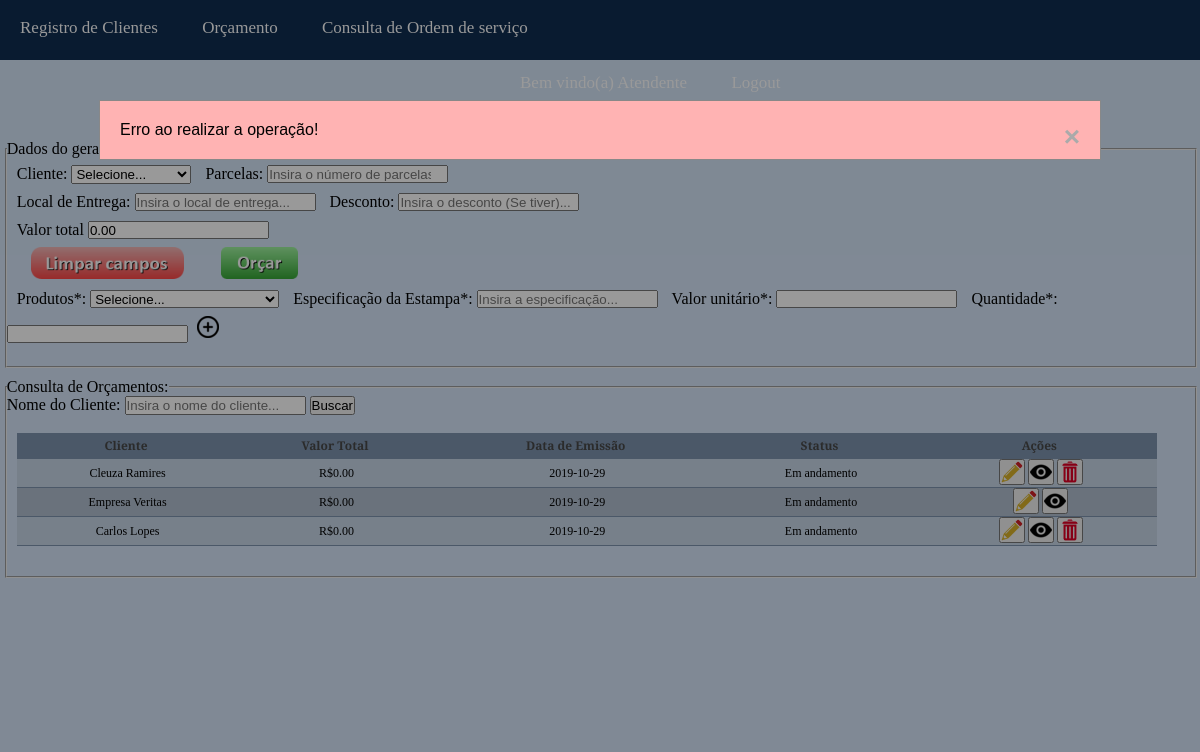
/php/orcamentoForm.php?retorno=0 (signed in), run on the app's committed database.
### tables this page shows
CREATE TABLE `orcamentos` (
  `codigo` int(10) UNSIGNED ZEROFILL NOT NULL COMMENT 'Determina os códigos dos orçamentos.',
  `parcelas` tinyint(2) UNSIGNED NOT NULL COMMENT 'Informa quantas parcelas o orçamento vai ser feito.\nEx.: 1 - Uma parcela, 4 - Quatro parcelas...',
  `local_entrega` varchar(45) NOT NULL COMMENT 'Informa o local de entrega do produto final.',
  `desconto` decimal(6,2) UNSIGNED DEFAULT NULL COMMENT 'Informa o desconto aplicado no orçamento.',
  `data_emissao` date NOT NULL COMMENT 'Informa a data de emissão do orçamento.',
  `clientes_id` int(10) UNSIGNED ZEROFILL NOT NULL COMMENT 'Informa o id do cliente da tabela Clientes.',
  `usuarios_codigo` int(10) UNSIGNED ZEROFILL NOT NULL COMMENT 'Informa o código do usuário da tabela Usuarios.',
  `status` tinyint(1) DEFAULT NULL COMMENT 'Informa o status da orçamento.\nEx.: 1-Em andamento, 2-Finalizada...\n',
  `valor_total` decimal(6,2) UNSIGNED NOT NULL COMMENT 'Armazena o preço total do orçamento.'
);

CREATE TABLE `clientes` (
  `id` int(10) UNSIGNED ZEROFILL NOT NULL COMMENT 'Determina o código do cliente.',
  `nome` varchar(45) NOT NULL COMMENT 'Informa o nome do cliente.',
  `tel1` bigint(11) UNSIGNED NOT NULL COMMENT 'Informa um dos telefones do cliente.',
  `tel2` bigint(11) UNSIGNED DEFAULT NULL COMMENT 'Informa um dos telefones do cliente.',
  `email` varchar(80) DEFAULT NULL COMMENT 'Informa o email do respectivo cliente.',
  `rua` varchar(25) NOT NULL COMMENT 'Informa a rua da residência do cliente.',
  `bairro` varchar(30) NOT NULL COMMENT 'Informa o bairro da residência do cliente.',
  `cidade` varchar(45) NOT NULL COMMENT 'Informa a cidade da residência do cliente.',
  `numero` int(5) UNSIGNED NOT NULL COMMENT 'Informa o número da residência do cliente.',
  `cpf` bigint(11) UNSIGNED ZEROFILL DEFAULT NULL COMMENT 'Informa o CPF do cliente.\n',
  `cnpj` bigint(15) UNSIGNED ZEROFILL DEFAULT NULL COMMENT 'Informa o CNPJ do cliente, caso ele seja empresarial.',
  `estado` char(2) NOT NULL COMMENT 'Informa qual o estado da residência do cliente.\nEx.: SC, SP...',
  `cep` int(8) UNSIGNED NOT NULL COMMENT 'Informa o CEP da residência do cliente.',
  `inscricao_estadual` bigint(15) UNSIGNED DEFAULT NULL COMMENT 'Informa a inscrição estadual da residência do cliente, caso for empresarial.'
);

### php/orcamentoForm.php (the view, shortened to what this page needs)
<?php
if(isset($_SESSION['nivelLogado'])==true && $_SESSION['nivelLogado']==3 || $_SESSION['nivelLogado']==1){
require_once("conexaoBanco.php");
?>
<?php
function mostraProdutos($conexao){
    $comandoMostrarProdutos = "SELECT * FROM produtos";
    $resultadoMostrarProdutos=mysqli_query($conexao, $comandoMostrarProdutos);
    $produtos=array();
    while($cadaProduto = mysqli_fetch_assoc($resultadoMostrarProdutos)) {
       array_push($produtos, $cadaProduto);
    }
    $options="<option value='0'>Selecione...</option>";
    foreach ($produtos as $cadaProduto) {
        $options.="<option value='".$cadaProduto['codigo']."'>".$cadaProduto['nome']."</option>";
    }
    return $options;
}
 ?>
<input id="todosOsProdutos" type="hidden" value="<?=mostraProdutos($conexao);?>">
<!DOCTYPE html>
<html lang="pt-br">
<head>
  <link rel="stylesheet" href="../css/orcamento.css">
</head>
<body>
  <?php
  if ($_SESSION['nivelLogado']==1){
  include("menuAtendente.php");
  }else if ($_SESSION['nivelLogado']==3){
  include("menuAdm.php");
  }
  ?>
<section id="registroOrcamento">
  <h1>Registro de Orçamentos</h1>
</section>
<main id="conteudoPrincipal">
  <div class="divs" id="divCadastro">
    <fieldset id="fieldCadastro">
      <legend >Dados do gerais:</legend>
      <form action="orcamento.php" method="POST" id="formCadastro" onsubmit="return validaCampos()">
        <label class="campos" for="clientes">Cliente:</label>
          <select id="clientes" name="clientes">
            <option value="0">Selecione...</option>
          </select>
        <label class="campos" for="parcelas">Parcelas:</label>
        <input class="camposForm" type="number" name="parcelas" id="parcelas" min="0" placeholder="Insira o número de parcelas...">
        <br>
        <label class="campos" for="localEntrega">Local de Entrega:</label>
        <input class="camposForm" type="text" name="localEntrega" id="localEntrega" placeholder="Insira o local de entrega...">
        <label class="campos" for="desconto">Desconto:</label>
        <input class="camposForm" type="text" name="desconto" id="desconto" placeholder="Insira o desconto (Se tiver)...">
        <br>
        <label class="campos" for="valorTotal">Valor total</label>
        <input class="camposForm" type="text" id="valorTotal" step="any" value="0.00" name="valorTotal" readonly="readonly" required><br>
        <button type="reset" class="botoes">
          <img class="botoesImg" src="../imgs/buttonLimpar.png" alt="Botão para limpar os campos">
        </button>
        <button type="submit" class="botoes">
          <img class="botoesImg" src="../imgs/buttonOrcar.png" alt="Botão para gerar um orçamento">
        </button>
      <div id="div0">
          <label class="campos">Produtos*:</label>
          <select class="camposForm" name="produtos[]" onchange="retornaValorUnitarioProduto(0)" id="produtos0" required>
              <?=mostraProdutos($conexao);?>
          </select>
          <label class="campos">Especificação da Estampa*:</label>
          <input class="camposForm" type="text" name="especifica[]" placeholder="Insira a especificação..." required>
          <label class="campos">Valor unitário*:</label>
          <input class="camposForm" type="text" id="vlUnitario0" name="valoresUnitarios[]" required readonly="readonly">
          <label class="campos">Quantidade*:</label>
          <input class="camposForm" type="number" name="qtdeProduto[]" min="1" onblur="atualizaValorTotal(this.value,0)" id="qtde0" required>
          <button type="button" onclick="adicionaProduto()" class="botoes"><img src="../imgs/plus.png" alt="Botão de mais"></button>
      </div>
      </form>
    </fieldset>
    <fieldset id="fieldConsulta">
      <legend >Consulta de Orçamentos:</legend>
      <form action="orcamentoForm.php" method="GET">
        <label for="consultaNomeCliente" id="labelConsultaNome">Nome do Cliente:</label>
        <input type="text" name="consultaNomeCliente" id="consultaNomeCliente" placeholder="Insira o nome do cliente...">
        <button type="submit">Buscar</button>
      </form>
      <table id="tabelaConsultaOrca">
        <tr>
          <th>Cliente</th>
          <th>Valor Total</th>
          <th>Data de Emissão</th>
          <th>Status</th>
          <th>Ações</th>
        </tr>
        <?php
        if(isset($_GET['consultaNomeCliente']) && $_GET['consultaNomeCliente']==""){
          $comandoConsulta = "SELECT orca.codigo, orca.data_emissao, orca.valor_total, orca.status, cli.nome FROM orcamentos AS orca JOIN clientes AS cli ON orca.clientes_id = cli.id";
        }
        elseif (isset($_GET['consultaNomeCliente'])==false ){
          $comandoConsulta = "SELECT orca.codigo, orca.data_emissao, orca.valor_total, orca.status, cli.nome FROM orcamentos AS orca JOIN clientes AS cli ON orca.clientes_id = cli.id";
        }
        elseif(isset($_GET['consultaNomeCliente']) && $_GET['consultaNomeCliente']!=""){
          $consultaNomeCliente = $_GET['consultaNomeCliente'];
          $comandoConsulta = "SELECT orca.codigo, orca.data_emissao, orca.valor_total, orca.status, cli.nome FROM orcamentos AS orca JOIN clientes AS cli ON orca.clientes_id = cli.id WHERE cli.nome LIKE '".$consultaNomeCliente."%'";
        }
        $resultadoConsulta =mysqli_query($conexao,$comandoConsulta);
        $linhasConsulta =mysqli_num_rows($resultadoConsulta);
        if($linhasConsulta==0){
        ?>
        <tr><td colspan="6">Nenhum orçamento encontrado!</td></tr>
        <?php
        }else{
          $orcamentos = array();
          while($cadaOrca =mysqli_fetch_assoc($resultadoConsulta)){
            array_push($orcamentos,$cadaOrca);
          }
          foreach($orcamentos as $cadaOrca){
         ?>
        <tr>
          <td><?=$cadaOrca['nome'];?></td>
          <td><?php echo "R$".$cadaOrca['valor_total'];?></td>
          <td><?=$cadaOrca['data_emissao'];?></td>
          <td>
            <?php
              if($cadaOrca['status']==1){
                echo "Em andamento";
              }elseif($cadaOrca['status']==2){
                echo "Finalizado";
              }elseif($cadaOrca['status']==3){
                echo "Reprovado";
              }
          ?>
          </td>
          <td>
            <?php
             if($cadaOrca['status']!=3 && $cadaOrca['status']!=2 ){
             ?>
            <form action="editaOrcamentoForm.php" method="POST" class="formBotao">
              <button type="submit"><img src="../imgs/pencil.png" alt="Botão lápis"></button>
            </form>
            <?php
          }
             ?>
            <form action="visualizaOrcamento.php" method="POST" class="formBotao">
              <button type="submit"><img src="../imgs/eye.png" alt="Botão olho"></button>
            </form>
              <?php
                if($_SESSION['nivelLogado']==3){
                  ?>
                    <form action="excluiOrcamento.php" method="POST" class="formBotao">
                      <input type="hidden" name="excluiOrcamento" value="<?=$cadaOrca['codigo'];?>" id="excluiOrcamento">
                      <button type="submit"><img src="../imgs/trash.png" alt="Botão lixeiro"></button>
                    </form>
                  <?php
                }elseif($_SESSION['nivelLogado']==1){
                  require_once("conexaoBanco.php");
                  $comando="SELECT orc.codigo FROM orcamentos as orc INNER JOIN usuarios as usu ON usu.codigo=orc.usuarios_codigo WHERE orc.codigo=".$cadaOrca['codigo']." AND orc.usuarios_codigo=".$_SESSION['idLogado'];
                  $resultado=mysqli_query($conexao,$comando);
                  $linhas = mysqli_num_rows($resultado);
                  if($linhas!=0){
              ?>
            <form action="excluiOrcamento.php" method="POST" class="formBotao">
              <button type="submit"><img src="../imgs/trash.png" alt="Botão lixeiro"></button>
            </form>
            <?php
                }
                  }
            ?>
          </td>
        </tr>
         <?php
        }
      }
          ?>
        </table>
    </fieldset>
  </div>
  <?php
    if(isset($_GET['retorno'])==true){
      if($_GET['retorno']==0){
        include ("../alertas/erro.php");
      }else if($_GET['retorno']==1){
        $msgPopup="Operação realizada com sucesso!";
        include ("../alertas/sucesso.php");
      }else if($_GET['retorno']==2){
        $msgPopup="Não é possivel excluir um orçamento associado à uma ordem de serviço!";
        include ("../alertas/erro.php");
      }
    }
  ?>
</body>
</html>
<?php
}
else{
  header("Location: login.php");
}
?>

### css/orcamento.css (style rules this page uses)
* { margin: 0px; padding: 0px; }
html, body { width: 100%; background-color: #D4E4F7; }
#registroOrcamento { height: 10%; width: 100%; text-align: center; background-color: #D4E4F7; }
h1 { font-family: 'Bree Serif', serif; font-size:35px; color: #B85B14; padding-top: 10px; }
#conteudoPrincipal { height: 73%; width: 100%; background-color: #D4E4F7; }
.divs { width: 100%; font-family: 'Bree Serif', serif; }
#divCadastro { height: 20%; }
#fieldCadastro { margin-bottom: 10px; width: 99%; margin-left: 0.4%; padding-bottom: 20px; }
#fieldConsulta { margin-bottom: 10px; width: 99%; margin-left: 0.4%; padding-bottom: 20px; }
.camposForm { height: 18px; margin-top: 7px; margin-bottom: 3px; }
.campos, #labelConsultaUsuario, table { margin-left: 10px; }
table { width: 96%; border-collapse: collapse; margin-top: 1.5%; margin-bottom: 10px; }
.botoes { background-color: transparent; border: none; margin-top: 5px; margin-left: 5px; }
.botoesImg { width: 80%; }
.formBotao { text-align: center; display: inline-block; }
th { background-color:#7c92ad; font-size: 12px; color:#484848; padding-left:4px; padding-right:4px; border-bottom:solid 1px #7c92ad; height:26px; padding-right:5px; }
tr:nth-child(odd) { background-color:#b1bece; }
tr:nth-child(even) { background-color:#c5d4e5; }
tr, td { height:26px; padding-left:4px; padding-right:2px; font-family: 'Bree Serif', serif; text-align: center; font-size:12px; white-space:nowrap; border-bottom:solid 1px #7c92ad; }

### data on the page
orcamentos: clientes.nome "Cleuza Ramires", valor_total "0.00", data_emissao "2019-10-29", status "Em andamento"
orcamentos: clientes.nome "Empresa Veritas", valor_total "0.00", data_emissao "2019-10-29", status "Em andamento"
orcamentos: clientes.nome "Carlos Lopes", valor_total "0.00", data_emissao "2019-10-29", status "Em andamento"

### other printed values
$msgPopup "Erro ao realizar a operação!"
